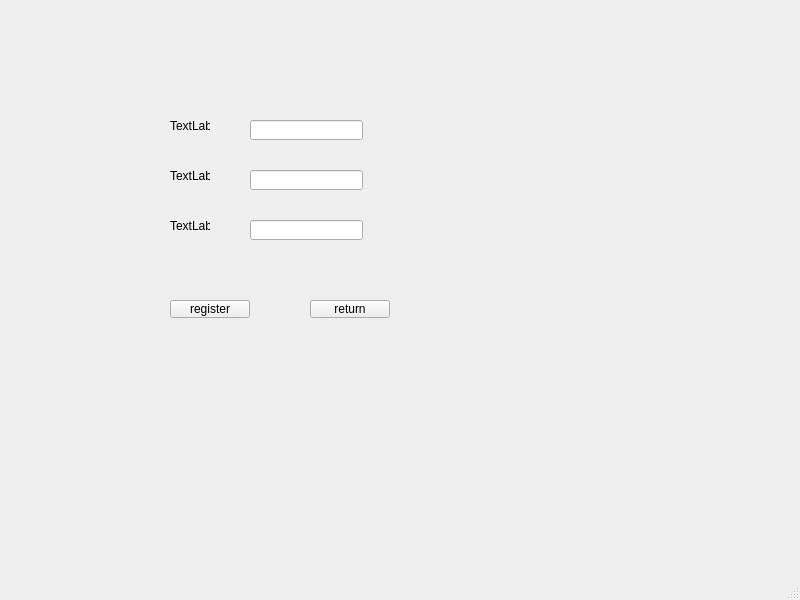
<?xml version="1.0" encoding="UTF-8"?>
<ui version="4.0">
 <class>RegisterWindow</class>
 <widget class="QMainWindow" name="RegisterWindow">
  <property name="geometry">
   <rect>
    <x>0</x>
    <y>0</y>
    <width>800</width>
    <height>600</height>
   </rect>
  </property>
  <property name="windowTitle">
   <string>MainWindow</string>
  </property>
  <widget class="QWidget" name="centralwidget">
   <widget class="QLabel" name="label">
    <property name="geometry">
     <rect>
      <x>170</x>
      <y>120</y>
      <width>40</width>
      <height>12</height>
     </rect>
    </property>
    <property name="text">
     <string>TextLabel</string>
    </property>
   </widget>
   <widget class="QPushButton" name="Register">
    <property name="geometry">
     <rect>
      <x>170</x>
      <y>300</y>
      <width>80</width>
      <height>18</height>
     </rect>
    </property>
    <property name="text">
     <string>register</string>
    </property>
   </widget>
   <widget class="QLineEdit" name="usernameLineEdit">
    <property name="geometry">
     <rect>
      <x>250</x>
      <y>120</y>
      <width>113</width>
      <height>20</height>
     </rect>
    </property>
   </widget>
   <widget class="QLabel" name="label_2">
    <property name="geometry">
     <rect>
      <x>170</x>
      <y>170</y>
      <width>40</width>
      <height>12</height>
     </rect>
    </property>
    <property name="text">
     <string>TextLabel</string>
    </property>
   </widget>
   <widget class="QLineEdit" name="phoneLineEdit">
    <property name="geometry">
     <rect>
      <x>250</x>
      <y>170</y>
      <width>113</width>
      <height>20</height>
     </rect>
    </property>
   </widget>
   <widget class="QLabel" name="label_3">
    <property name="geometry">
     <rect>
      <x>170</x>
      <y>220</y>
      <width>40</width>
      <height>12</height>
     </rect>
    </property>
    <property name="text">
     <string>TextLabel</string>
    </property>
   </widget>
   <widget class="QLineEdit" name="passwordLineEdit">
    <property name="geometry">
     <rect>
      <x>250</x>
      <y>220</y>
      <width>113</width>
      <height>20</height>
     </rect>
    </property>
   </widget>
   <widget class="QPushButton" name="back">
    <property name="geometry">
     <rect>
      <x>310</x>
      <y>300</y>
      <width>80</width>
      <height>18</height>
     </rect>
    </property>
    <property name="text">
     <string>return</string>
    </property>
   </widget>
  </widget>
  <widget class="QMenuBar" name="menubar">
   <property name="geometry">
    <rect>
     <x>0</x>
     <y>0</y>
     <width>800</width>
     <height>17</height>
    </rect>
   </property>
  </widget>
  <widget class="QStatusBar" name="statusbar"/>
 </widget>
 <resources/>
 <connections/>
</ui>
